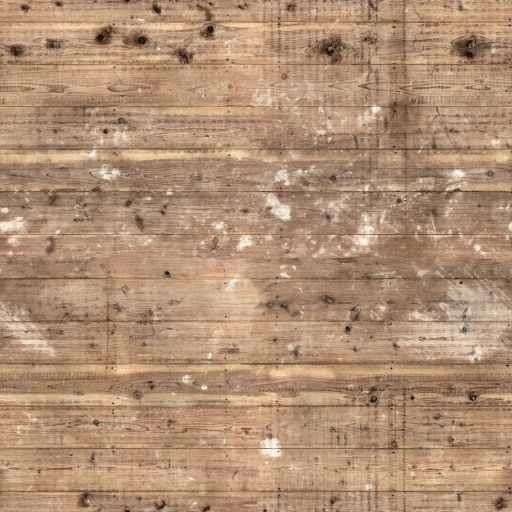
#> input picture kits/tex/floor_boards_raw_color.webp, 1024 x 1024 px, given in place of grass_green_d.jpg, which was not available (shown at 1/2 size)
$ python bake_tex.py ../../kits/tex ../../kits/tex/floor_boards_dark_normal.webp
#> lines starting #> are read from the running program, lines starting #| are printed output that depends on the picture
### legacy/tools/texlib.py
"""Helpers for baking tileable material maps (all arrays float32, images wrap in both directions)."""
import numpy as np, cv2, os
from scipy import ndimage as ndi
from PIL import Image

S = 1024

def _to_f(im):
    a = np.asarray(im).astype(np.float32)
    return a / (65535.0 if a.max() > 255 else 255.0)

def load(path, size=S, mode='RGB'):
    """Load an image as float [0,1], resized to size x size (area filter when shrinking)."""
    im = Image.open(path)
    if mode: im = im.convert(mode)
    a = _to_f(im)
    if a.shape[0] != size or a.shape[1] != size:
        interp = cv2.INTER_AREA if a.shape[0] > size else cv2.INTER_CUBIC
        a = cv2.resize(a, (size, size), interpolation=interp)
    return np.clip(a, 0, 1)

def gray(a):
    return a if a.ndim == 2 else (a[..., 0] * 0.299 + a[..., 1] * 0.587 + a[..., 2] * 0.114)

def s2l(c): return np.where(c <= 0.04045, c / 12.92, ((c + 0.055) / 1.055) ** 2.4)
def l2s(c):
    c = np.clip(c, 0, None)
    return np.where(c <= 0.0031308, c * 12.92, 1.055 * np.power(c, 1 / 2.4) - 0.055)

def blur(a, sigma):
    if a.ndim == 3: return np.stack([ndi.gaussian_filter(a[..., i], sigma, mode='wrap') for i in range(a.shape[2])], -1)
    return ndi.gaussian_filter(a, sigma, mode='wrap')

def norm01(a, lo=0.5, hi=99.5):
    p0, p1 = np.percentile(a, [lo, hi])
    return np.clip((a - p0) / max(p1 - p0, 1e-6), 0, 1)

def grad(h):
    """Central differences with wrap. Returns (dh/du, dh/dv) with v pointing down the image, per pixel."""
    return (np.roll(h, -1, 1) - np.roll(h, 1, 1)) * 0.5, (np.roll(h, -1, 0) - np.roll(h, 1, 0)) * 0.5

# [5 lines left out: function normal_from_height, not called in this run]

def decode_normal(rgb):
    n = rgb[..., :3] * 2 - 1
    n[..., 2] = np.sqrt(np.clip(1 - n[..., 0] ** 2 - n[..., 1] ** 2, 0.02, 1))
    return n / np.linalg.norm(n, axis=-1, keepdims=True)

def height_from_normal(n):
    """Frankot-Chellappa integration of a periodic normal field (engine convention). Returns height normalised to [0,1]."""
    p = -n[..., 0] / np.maximum(n[..., 2], 0.05)      # dh/du
    q = -n[..., 1] / np.maximum(n[..., 2], 0.05)      # dh/dv
    H, W = p.shape
    u = np.fft.fftfreq(W)[None, :] * 2 * np.pi; v = np.fft.fftfreq(H)[:, None] * 2 * np.pi
    P = np.fft.fft2(p); Q = np.fft.fft2(q)
    den = u * u + v * v; den[0, 0] = 1
    Z = (-1j * u * P - 1j * v * Q) / den; Z[0, 0] = 0
    return norm01(np.real(np.fft.ifft2(Z)).astype(np.float32), 0.2, 99.8)

def to_engine_normal(nrm_rgb, height=None, name=''):
    """Decode a normal map of unknown handedness and return it in engine convention.
    The sign of each axis is checked against a height field (given, or a blurred-luminance proxy)."""
    n = decode_normal(nrm_rgb)
    if height is None: return n, (0, 0)
    gx, gy = grad(blur(height, 1.2))
    def corr(a, b):
        a = a - a.mean(); b = b - b.mean()
        return float((a * b).sum() / (np.sqrt((a * a).sum() * (b * b).sum()) + 1e-9))
    cx, cy = corr(n[..., 0], -gx), corr(n[..., 1], -gy)
    if cx < -0.05: n[..., 0] *= -1
    if cy < -0.05: n[..., 1] *= -1
    return n, (round(cx, 2), round(cy, 2))

def ao_from_height(h, amount=1.0, radii=(2, 6, 16)):
    """Cavity occlusion: how far a point sits below its blurred surroundings, at a few scales."""
    occ = np.zeros_like(h)
    for r in radii: occ += np.clip(blur(h, r) - h, 0, 1) * (1.0 + r * 0.08)
    return np.clip(1 - occ * amount * 2.2, 0.15, 1)

def flatten(rgb, sigma=90, amount=0.7):
    """Remove part of the low-frequency brightness drift so a tile repeats less obviously."""
    l = gray(rgb); low = blur(l, sigma)
    k = (low.mean() / np.maximum(low, 1e-3)) ** amount
    return np.clip(rgb * k[..., None], 0, 1)

def grade(rgb, gain=1.0, sat=1.0, tint=(1, 1, 1), gamma=1.0, contrast=1.0):
    c = np.clip(rgb, 0, 1) ** gamma
    l = gray(c)[..., None]
    c = l + (c - l) * sat
    m = c.mean()
    c = (c - m) * contrast + m
    return np.clip(c * gain * np.asarray(tint, np.float32), 0, 1)

# [5 lines left out: function match_mean, not called in this run]

def tile2(a, shift=0.5):
    """Stack an image wider than tall (W x W/2) into a square by repeating it with a horizontal offset."""
    return np.concatenate([a, np.roll(a, int(a.shape[1] * shift), 1)], 0)

# ---------- periodic procedural building blocks ----------
def rng(seed): return np.random.default_rng(seed)

# [40 lines left out: functions pnoise, voronoi, sample_offset, not called in this run]

def smooth(e0, e1, x):
    t = np.clip((x - e0) / (e1 - e0), 0, 1)
    return t * t * (3 - 2 * t)

# ---------- output ----------
def pack_nar(n, ao, rough):
    return np.clip(np.stack([n[..., 0] * 0.5 + 0.5, n[..., 1] * 0.5 + 0.5, ao, rough], -1), 0, 1)

def save_master(outdir, name, albedo, alpha, n, ao, rough):
    os.makedirs(outdir, exist_ok=True)
    a = np.concatenate([np.clip(albedo, 0, 1), np.clip(alpha, 0, 1)[..., None]], -1)
    Image.fromarray((a * 255 + 0.5).astype(np.uint8), 'RGBA').save(os.path.join(outdir, name + '_a.png'))
    Image.fromarray((pack_nar(n, ao, rough) * 255 + 0.5).astype(np.uint8), 'RGBA').save(os.path.join(outdir, name + '_n.png'))

# [10 lines left out: function lit_preview, not called in this run]

### legacy/tools/bake_tex.py
#!/usr/bin/env python3
"""Bakes the game's surface materials from CC0 scans (plus generated layouts for cobbles, thatch, slates, beams, bark).
usage: bake_tex.py <src_tex dir> <out master dir> [names...]"""
import sys, os, numpy as np, cv2
sys.path.insert(0, os.path.dirname(os.path.abspath(__file__)))
from texlib import *

SRC, OUT = sys.argv[1], sys.argv[2]
ONLY = set(sys.argv[3:])
P = lambda *a: os.path.join(SRC, *a)
RES = {}

def finish(name, albedo, alpha, n, ao, rough, note=''):
    save_master(OUT, name, albedo, alpha, n, ao, rough)
    RES[name] = (albedo, n, ao, rough)
    m = (albedo.reshape(-1, 3).mean(0) * 255).astype(int)
    print(f'{name:9s} mean sRGB {tuple(int(v) for v in m)}  ao {ao.mean():.2f}  rough {rough.mean():.2f}  slope {np.abs(n[..., :2]).mean():.3f}  {note}')

def scan(name, color, normal=None, rough=None, ao=None, height=None, spec=None, alpha='tint', nscale=1.0, hstrength=6.0,
         flat=0.0, g=None, rough_base=0.9, rough_k=0.5, ao_amount=1.0, target=None, tstr=1.0, square=False, post=None):
    if ONLY and name not in ONLY: return
    ld = (lambda p, mode='RGB': tile2(load_wide(p, mode))) if square else (lambda p, mode='RGB': load(p, S, mode))
    alb = ld(color)
    lum = gray(alb)
    h_in = gray(ld(height)) if height is not None and not isinstance(height, np.ndarray) else height
    proxy = h_in if h_in is not None else blur(lum, 1.5)
    note = ''
    if normal is not None:
        nrgb = ld(normal) if not isinstance(normal, np.ndarray) else normal
        n, cc = to_engine_normal(nrgb, proxy); note = f'normal axis check {cc}'
        h = h_in if h_in is not None else height_from_normal(n)
    else:
        h = h_in if h_in is not None else norm01(blur(lum, 1.0) * 0.6 + blur(lum, 4) * 0.4)
        n = normal_from_height(h, hstrength)
    if nscale != 1.0:
        n = n.copy(); n[..., :2] *= nscale; n[..., 2] = np.sqrt(np.clip(1 - (n[..., :2] ** 2).sum(-1), 0.04, 1)); n /= np.linalg.norm(n, axis=-1, keepdims=True)
    a_o = gray(ld(ao)) if ao is not None else ao_from_height(norm01(h), ao_amount)
    if rough is not None: r = gray(ld(rough))
    elif spec is not None: r = np.clip(rough_base - gray(ld(spec)) * rough_k, 0.2, 1)
    else: r = np.clip(rough_base - (norm01(lum) - 0.5) * 0.12, 0.3, 1)
    if flat: alb = flatten(alb, 90, flat)
    if g: alb = grade(alb, **g)
    if target is not None: alb = match_mean(alb, np.asarray(target) / 255.0, tstr)
    al = norm01(h) if alpha == 'height' else np.ones_like(lum)
    if post: alb, al, n, a_o, r = post(alb, al, n, a_o, r, h)
    finish(name, alb, al, n, a_o, r, note)

def load_wide(path, mode='RGB'):
    from PIL import Image
    im = Image.open(path).convert(mode)
    a = np.asarray(im).astype(np.float32) / 255.0
    return cv2.resize(a, (S, S // 2), interpolation=cv2.INTER_AREA)

# ------------------------------------------------------------------ ground
scan('grass', P('sr3', 'grass_green_d.jpg'), normal=P('sr3', 'grass_green_n.jpg'), alpha='height', flat=0.75,
     g=dict(sat=0.64, gain=0.90, tint=(1.0, 0.985, 0.86)), rough_base=0.92, nscale=1.15)
#> in load, im is the input picture: PIL image 1024x1024 RGB; mean R, G, B 176.8, 143.7, 116.3
#> call 2 of load, with path = '../../kits/tex/sr3/grass_green_n.jpg', size = 1024, mode = 'RGB'
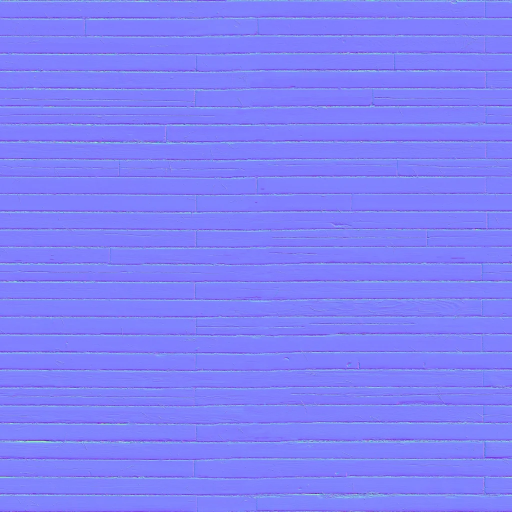
#> input picture kits/tex/floor_boards_dark_normal.webp, 1024 x 1024 px, given in place of grass_green_n.jpg, which was not available (shown at 1/2 size)
#> in load, im is the input picture: PIL image 1024x1024 RGB; mean R, G, B 128.1, 128.9, 249.6
#> in corr (call 2), `b = b - b.mean()`:
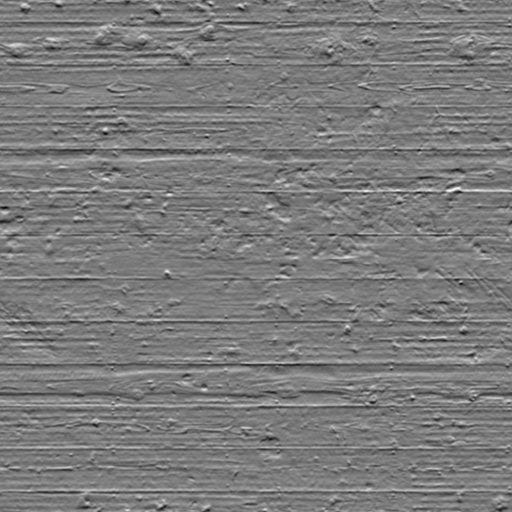
#> b: shape (1024, 1024) float32 (shown at 1/2 size); min -0.0833, max 0.0882, mean 1.82e-12; drawn with min black and max white
#> in to_engine_normal, `cx, cy = corr(n[..., 0], -gx), corr(n[..., 1], -gy)`: cx = 0.000948; cy = -2.85e-05
#> in scan, `n, cc = to_engine_normal(nrgb, proxy)`: cc = (0, 0)
#> in scan, `note = f'normal axis check {cc}'`: note = 'normal axis check (0.0, -0.0)'
#> in norm01, `p0, p1 = np.percentile(a, [lo, hi])`: p0 = -2.47; p1 = 2.02
#> in ao_from_height, `occ = np.zeros_like(h)`: occ: shape (1024, 1024) float32; every value is 0
#> the loop in ao_from_height, `for r in radii: occ += np.clip(blur(h, r) - h, 0, 1) * (1.0 + r * 0.08)` made 3 passes
#> r on passes 1 to 3: 2, 6, 16
#> pass 1, in ao_from_height, `for r in radii: occ += np.clip(blur(h, r) - h, 0, 1) * (1.0 + r * 0.08)`:
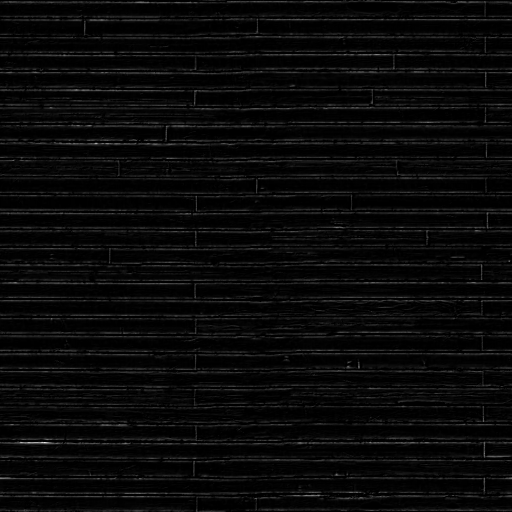
#> occ: shape (1024, 1024) float32 (shown at 1/2 size); min 0, max 0.181, mean 0.00674; drawn with min black and max white
#> in flatten, `k = (low.mean() / np.maximum(low, 1e-3)) ** amount`:
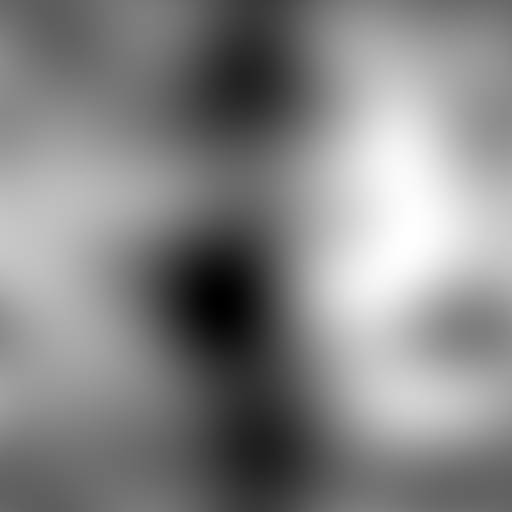
#> k: shape (1024, 1024) float32 (shown at 1/2 size); min 0.943, max 1.05, mean 1; drawn with min black and max white
#> in grade, `m = c.mean()`: m = 0.578
#> in grade, `return np.clip(c * gain * np.asarray(tint, np.float32), 0, 1)`:
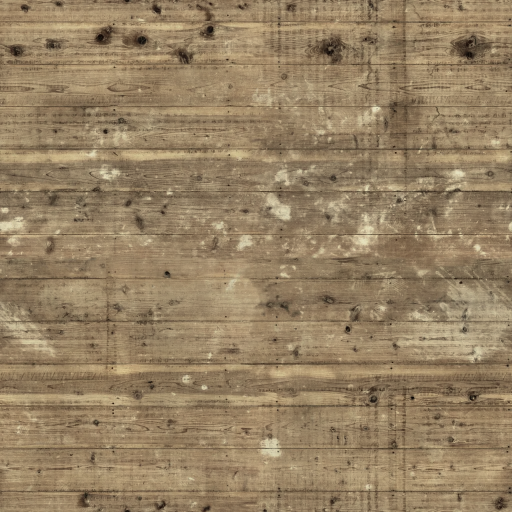
#> returned value: shape (1024, 1024, 3) float32 (shown at 1/2 size); mean of channels 0, 1, 2 0.59, 0.508, 0.39; drawn as R, G, B
#> in pack_nar, `return np.clip(np.stack([n[..., 0] * 0.5 + 0.5, n[..., 1] * 0.5 + 0.5,..`:
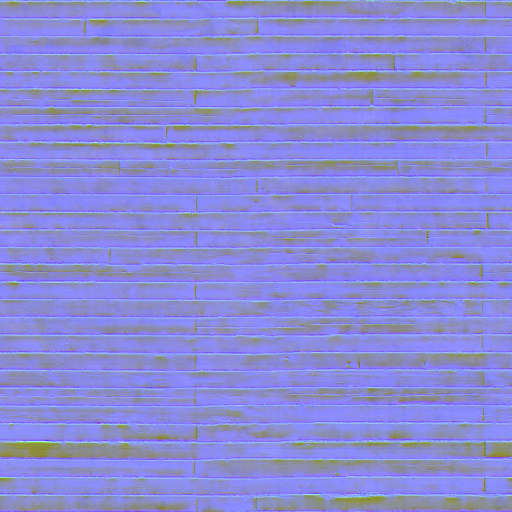
#> returned value: shape (1024, 1024, 4) float32 (shown at 1/2 size); mean of channels 0, 1, 2, 3 0.502, 0.507, 0.835, 0.914; transparent parts drawn white
#> in finish, `m = (albedo.reshape(-1, 3).mean(0) * 255).astype(int)`: m = [150, 129, 99]
#| grass     mean sRGB (150, 129, 99)  ao 0.83  rough 0.91  slope 0.055  normal axis check (0.0, -0.0)
scan('grass2', P('sr3', 'grass_ground_d.jpg'), normal=P('sr3', 'grass_ground_n.jpg'), spec=P('sr3', 'grass_ground_s.jpg'), height=P('sr3', 'grass_ground_h.jpg'),
     alpha='height', flat=0.7, g=dict(sat=0.74, gain=1.0), rough_base=0.95, rough_k=0.25)
#> in gray (call 4), `return a if a.ndim == 2 else (a[..., 0] * 0.299 + a[..., 1] * 0.587 + ..`:
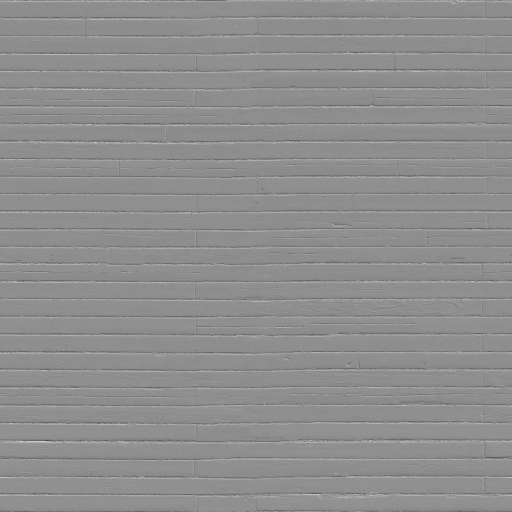
#> returned value: shape (1024, 1024) float32 (shown at 1/2 size); min 0.236, max 0.831, mean 0.559
#> (the run stopped early here; a loop or call above may not have finished)
